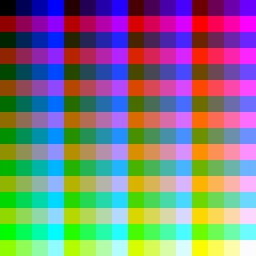
#> input picture k_segment_implementation/colour_grid.png, 256 x 256 px
$ python main.py --filename colour_grid.png -k 3   (older library calls are emulated)
#> lines starting #> are read from the running program, lines starting #| are printed output that depends on the picture
#!/usr/bin/env python3
# -*- coding:utf-8 -*-

import sys
import argparse
import numpy as np
import matplotlib.pyplot as plt
from scipy import misc

try:
    from utils_seg import best_fit_line_and_cost
except ImportError:
    from k_segment_coreset.utils_seg import best_fit_line_and_cost

from bicriteria import bicriteria
from Dividers import get_dividers_point_pairs_for_drawing


def main():
    argument_parser = argparse.ArgumentParser()

    argument_parser.add_argument("-f", "--filename", required=True, help="File name of the image")

    argument_parser.add_argument("-k", required=True, type=int, help="k number for segmentation")

    argument_parser.add_argument("-d", "--depth", required=False, default=2, type=int,
                                 help="Depth of segmentation (default: 2)")

    argument_parser.add_argument("-w", "--width", required=False, default=1, type=float,
                                 help="Width of the line for drawing segment borders (can be float)")

    argument_parser.add_argument("-c", "--color", required=False, default='red', type=str,
                                 help="Color of the line for drawing segment borders (default: red)")

    argument_parser.print_help()

    args = vars(argument_parser.parse_args())
    print("Starting with arguments: {}".format(args))

    img_file = misc.imread(args['filename'])
#> img_file is the input picture: shape (256, 256, 3); mean R, G, B 126, 126, 127.5
    flat_img = np.mean(img_file, axis=2)
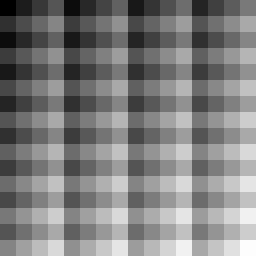
#> flat_img: shape (256, 256) float64; min 0, max 253, mean 126.5

    data2 = np.asarray(flat_img)

#> (the run stopped early here; a loop or call above may not have finished)
